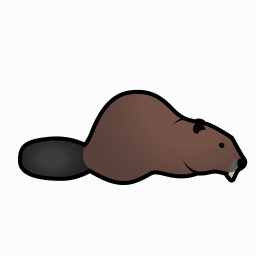
#> input picture .staging/animal-lora/AEXP_AmericanBeaver/AmericanBeaver_east.png, 256 x 256 px; its folder holds only this picture in this run
$ python build_quad.py
#> lines starting #> are read from the running program, lines starting #| are printed output that depends on the picture
### bin/lib/prep_train.py
#!/usr/bin/env python3
"""Bake the culled/tagged animal-lora set into a kohya-ready training dir.

Output is a FLAT kohya `N_classname` folder (DST/1_animal/) so any kohya version reads it without
recursion or a .toml. Files are species-namespaced to avoid collisions (both AEXP_Hyena/ and loose
Hyena/ hold a 'Hyena_east.png').

Two quality fixes over the first version (docs/work/2026-07-25-sprite-gen-quality/ P2):

  UPSCALE (--upscale esrgan, default).  The old prep resized with LANCZOS, which at these scale
  factors erases the outline: a 64px source at 768 measured mean outline gradient 21.7 with
  literally ZERO strong-edge pixels. Since this art is flat regions bounded by hard outlines —
  vector graphics rendered as bitmaps — the missing pixels are RECONSTRUCTIBLE from that prior
  rather than invented. Measured on the box's ESRGAN: 109.8 (64px Cat) and 120.7 (128px Bear),
  4-5x LANCZOS, and unlike NEAREST (107.4) it does not staircase the curves.

  It used to fall back to LANCZOS automatically when ComfyUI was unreachable, "so the prep never
  hard-fails on a box outage". That is the wrong trade for a TRAINING SET: the upscaler is a
  property of the corpus, so a silent fallback means the same command produces a materially
  different dataset depending on whether a container happened to be up, and nothing downstream can
  tell. Worse, the PER-IMAGE fallback could mix both within one set. It now FAILS LOUD
  (exit 2) and LANCZOS is opt-in via `--upscale lanczos` (whole set) or `--allow-degraded`
  (tolerate per-image misses). See work/2026-08-02-lora-beat-e07 I2.

  SCALE NORMALISATION (--fill).  Source subjects fill wildly different fractions of their frame
  (a bear nearly fills it, a cat occupies a corner), so the LoRA learned that scale is arbitrary
  and generated scale drifts. Each sprite is now cropped to its alpha bbox and rescaled so its
  LONGER side is a fixed fraction of the frame, then centred. Aspect is preserved — see the note
  in normalise() on why equalising bbox AREA is impossible without distorting animals.

  python3 bin/lib/prep_train.py                      # esrgan + normalise (default)
  python3 bin/lib/prep_train.py --upscale lanczos    # the old behaviour, for A/B
"""
import argparse, hashlib, io, json, os, glob, shutil, time, uuid
import urllib.request, urllib.parse
from PIL import Image

HERE = os.path.dirname(os.path.abspath(__file__))
REPO = os.environ.get("RD_REPO_ROOT") or os.path.abspath(os.path.join(HERE, "..", ".."))
SRC = os.path.join(REPO, ".staging", "animal-lora")
DST = os.path.join(REPO, ".staging", "animal-lora-train")
SIZE = 768
COMFY = os.environ.get("COMFYUI_URL", "http://172.16.10.10:8188").rstrip("/")
ESRGAN_MODEL = "hunyuan/4x_foolhardy_Remacri(1).pth"
ALPHA_MIN = 16               # corpus "transparent" pixels sit at alpha ~3, not 0

# ---------------------------------------------------------------- esrgan via the ComfyUI box
def _upload(pil, name):
    buf = io.BytesIO(); pil.convert("RGB").save(buf, "PNG"); b = "----rd"; body = io.BytesIO()
    def w(s): body.write(s.encode() if isinstance(s, str) else s)
    w(f'--{b}\r\nContent-Disposition: form-data; name="image"; filename="{name}"\r\nContent-Type: image/png\r\n\r\n'); w(buf.getvalue())
    w(f'\r\n--{b}\r\nContent-Disposition: form-data; name="overwrite"\r\n\r\ntrue\r\n--{b}--\r\n')
    r = urllib.request.Request(COMFY + "/upload/image", data=body.getvalue(),
        headers={"Content-Type": f"multipart/form-data; boundary={b}"})
    return json.load(urllib.request.urlopen(r, timeout=60))["name"]

def esrgan(pil, timeout=180):
    """One 4x pass through the box's upscale model. RGB in, RGB out."""
    name = _upload(pil, f"prep_{uuid.uuid4().hex[:8]}.png")
    g = {"1": {"class_type": "LoadImage", "inputs": {"image": name}},
         "2": {"class_type": "UpscaleModelLoader", "inputs": {"model_name": ESRGAN_MODEL}},
         "3": {"class_type": "ImageUpscaleWithModel", "inputs": {"upscale_model": ["2", 0], "image": ["1", 0]}},
         "9": {"class_type": "SaveImage", "inputs": {"filename_prefix": "prep", "images": ["3", 0]}}}
    req = urllib.request.Request(COMFY + "/prompt",
        data=json.dumps({"prompt": g, "client_id": uuid.uuid4().hex}).encode(),
        headers={"Content-Type": "application/json"})
    pid = json.load(urllib.request.urlopen(req, timeout=30))["prompt_id"]
    t0 = time.time()
    while time.time() - t0 < timeout:
        h = json.load(urllib.request.urlopen(f"{COMFY}/history/{pid}", timeout=20))
        if pid in h:
            im = h[pid]["outputs"]["9"]["images"][0]
            q = urllib.parse.urlencode({"filename": im["filename"], "subfolder": im.get("subfolder", ""), "type": im["type"]})
            return Image.open(io.BytesIO(urllib.request.urlopen(f"{COMFY}/view?{q}", timeout=60).read())).convert("RGB")
        time.sleep(1.0)
    raise RuntimeError("esrgan timeout")

# ---------------------------------------------------------------- prep
def jittered_fill(fill, jitter, key):
    """Per-image fill fraction, deterministic in `key` (the source path).

    Pinning fill to one value gave all 459 training images an identical ~7.5% white margin, and the
    model LEARNED that constant — run-4 drew the margin as a rectangle and composed a portrait inside
    it (issues I3). Jitter keeps scale BOUNDED (the P2 benefit: drift was sd 0.148 before
    normalisation) while removing the constant there is to learn.

    Deterministic rather than random so a rebuild is reproducible — an irreproducible dataset makes
    every A/B afterwards unfalsifiable."""
    if jitter <= 0: return fill
    h = int(hashlib.sha256(key.encode()).hexdigest()[:8], 16) / 0xFFFFFFFF   # [0,1)
    return fill + (h * 2.0 - 1.0) * jitter

# [35 lines left out: functions _subject_frac, _assert_subject_preserved, not called in this run]


def normalise(im, size, fill, mode, use_esrgan, allow_degraded=False):
    """Crop to the subject, upscale it, and centre it at a consistent scale on a white plate.

    Scale is normalised on the LONGER SIDE, not bbox area. Equalising area would force every animal
    to the same width x height product, which for a long low wolf (aspect ~2.1) versus a tall front
    view (aspect ~0.4) can only be achieved by DISTORTING one of them — the plan's original
    "bbox area / frame area = 0.80" criterion is unsatisfiable while preserving aspect (issues I10).
    Longer-side normalisation gives every sprite the same on-screen presence with aspect intact."""
#> called with size = 768, fill = 0.885, mode = 'esrgan', use_esrgan = True, allow_degraded = False
    # NATURAL SCALE (`--fill 0`) — reproduce v1's condition, which is the ONE dataset property the
    # shipping model had and every loser lacked. v1 was unnormalised: the subject occupied whatever
    # fraction of its frame the source gave it (measured mean 0.755, sd 0.1478). Normalisation
    # crushed that to sd 0.0032 and run-5's jitter only reached 0.027 — 5.4x short of the shipping
    # condition, so "scale variance doesn't matter" was never tested where it mattered (I1).
    # This keeps the source framing verbatim while still gaining the ESRGAN outline, which is the
    # combination no run has had.
    if fill <= 0:
        a = im.convert("RGBA")
        plate = Image.new("RGBA", a.size, (255, 255, 255, 255)); plate.alpha_composite(a)
        rgb = plate.convert("RGB")
        if use_esrgan and size > max(rgb.size):
            try:
                while max(rgb.size) < size:
                    rgb = esrgan(rgb)
            except Exception as e:
                if not allow_degraded:
                    raise SystemExit(f"prep: ESRGAN failed on this image ({e}). "
                                     f"Refusing to mix upscalers; see --allow-degraded / --upscale lanczos.")
                print(f"    esrgan failed ({e}); LANCZOS for this one [--allow-degraded]", flush=True)
        out = rgb.resize((size, size), Image.LANCZOS)
        # The upscale fails INTERMITTENTLY on the same input (I2), so a collapse is worth retrying
        # before aborting a 701-image build. Bounded, and it still aborts if the retries do not take.
        for attempt in range(3):
            try:
                _assert_subject_preserved(im, out, allow_degraded); break
            except SystemExit:
                if attempt == 2: raise
                print(f"    subject collapsed; retrying upscale ({attempt+1}/2)", flush=True)
                r = plate.convert("RGB")
                while max(r.size) < size: r = esrgan(r)
                out = r.resize((size, size), Image.LANCZOS)
        return out

    a = im.convert("RGBA")
#> a is the input picture: PIL image 256x256 RGBA; mean R, G, B, A 15.4, 11.6, 10.4, 53.7
    # THRESHOLD the alpha before taking the bbox. Two traps here, both measured:
    #   * Image.getbbox() on RGBA calls a pixel non-zero if ANY channel is, so a colour-in-the-
    #     transparent-margin sprite reports the whole frame.
    #   * the corpus's "transparent" background is not alpha 0 but alpha ~3, so even the alpha
    #     channel's own getbbox() still returns the whole frame.
    # Either one silently defeats scale normalisation (measured: longer-side fraction 0.70 +/- 0.08
    # where a flat 0.85 was intended). ALPHA_MIN is the cut between background haze and real pixels.
    bb = a.getchannel("A").point(lambda v: 255 if v > ALPHA_MIN else 0).getbbox()
#> bb = (18, 89, 248, 185)
    if bb: a = a.crop(bb)
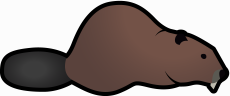
#> a: PIL image 230x96 RGBA; mean R, G, B, A 45.8, 34.3, 30.9, 153.4; transparent parts drawn white
    w, h = a.size
#> w = 230; h = 96
    target = max(1, int(round(size * fill)))          # longer side lands here
    sc = target / float(max(w, h))
#> sc = 2.96
    nw, nh = max(1, int(round(w * sc))), max(1, int(round(h * sc)))
#> nw = 680; nh = 284

    plate = Image.new("RGBA", a.size, (255, 255, 255, 255)); plate.alpha_composite(a)
#> after `plate = Image.new('RGBA', a.size, (255, 255, 255, 255))`: plate: PIL image 230x96 RGBA; every value is 255
    rgb = plate.convert("RGB")
    if use_esrgan and sc > 1.0:                       # only upscale when actually enlarging
        try:
            while rgb.size[0] < nw and rgb.size[1] < nh:
                rgb = esrgan(rgb)
        except Exception as e:
            # A per-image miss is the NASTIER half of the old silent fallback: it yields a set that
            # is part ESRGAN and part LANCZOS, with nothing on disk recording which. Fail fast so
            # the corpus is never half-and-half; `--allow-degraded` opts back into the old mixing.
            if not allow_degraded:
                raise SystemExit(
                    f"prep: ESRGAN failed on this image ({e}).\n"
                    f"       Refusing to mix ESRGAN and LANCZOS in one training set — the upscaler is a\n"
                    f"       property of the corpus, and a mixed set is unrecoverable after the fact.\n"
                    f"       Fix the box, or pass --upscale lanczos (whole set) / --allow-degraded (tolerate)."
                )
            print(f"    esrgan failed ({e}); LANCZOS for this one [--allow-degraded]", flush=True)
    rgb = rgb.resize((nw, nh), Image.LANCZOS)         # final exact fit (down-sample from ESRGAN)

    out = Image.new("RGB", (size, size), (255, 255, 255))
    out.paste(rgb, ((size - nw) // 2, (size - nh) // 2))
    return out

# [64 lines left out: function main, not called in this run]

# [2 lines that do not run on import are left out]

### bin/lib/build_quad.py
#!/usr/bin/env python3
"""Build the QUADRUPED specialist dataset from the culled animal-lora set.

Image prep is DELEGATED to prep_train.normalise() so the quadruped set gets the same ESRGAN
upscale + longer-side scale normalisation as any other set — this file previously did its own
LANCZOS resize with no normalisation, which is exactly the defect
docs/work/2026-07-25-sprite-gen-quality/ P2 exists to fix (issues I12).

Roster: mammalian quadrupeds only. Drops birds/snakes/arthropods/humanoids/mimics,
reptiles (sprawling posture), griffon (winged), pinnipeds (flipper blobs). Keeps
mammalian fantasy quadrupeds (warg, direwolf, thrumbo, megasloth, tox-*).

Layout uses kohya <repeats>_<class> folders to over-weight the weak views:
    1_quadruped_east/   (side profile  - already strong)
    2_quadruped_south/  (front view    - WEAK, 2x)
    2_quadruped_north/  (back view     - 2x)

Caption (token order stable vs run-2 so warm-start weights transfer):
    rd_style, rd_animal, rd_quadruped, rd_<dir>, <facing cues>, [family], <subject>,
    single creature, full body, white background
"""
import argparse, os, re, glob, shutil, collections, sys
from PIL import Image
sys.path.insert(0, os.path.dirname(os.path.abspath(__file__)))
import prep_train

SRC = os.path.join(prep_train.REPO, ".staging", "animal-lora")
DST = os.path.join(prep_train.REPO, ".staging", "quad-lora-train")
SIZE = int(os.environ.get('RD_PREP_SIZE', 768))   # train-res; 1024 for SDXL-native runs

# ---- everything NOT a mammalian quadruped ----
BIPED = {"AEXP_WildGoose","Cassowary","Chicken","Crane","Duck","Emu","Goose","Megachicken",
 "Ostrich","Peacock","Penguin","Pheasant","Quail","Swan","Turkey","VAE_Moa","VAE_Rockhopper",
 "AEXP_Kangaroo"}
LEGLESS = {"AEXP_Anaconda","AEXP_Rattlesnake","Cobra","CaveCobra","ForestCobra",
 "CaveGiantConstrictor","ForestGiantConstrictor","LindwurmCave","LindwurmForest"}
MULTIPED = {"AEXP_Megascorpion","Megascarab","Megaspider","Megatardi","Spelopede",
 "Deathstinger","Redback","Webknecht","Toxscorpion"}
HUMANOID = {"AncientTroll","AncientUndead","Ghoul1","Ghoul2","Ghoul3","UnholdPlain",
 "UnholdSnow","UnholdSwamp","GolemGold","GolemIron","GolemPlasteel","GolemSilver",
 "GolemSteel","SchratDark","SchratPlain","SaplingDark","SaplingPlain"}
OTHER = {"Mimic","RoyalMimic","AEXP_Boombat","Griffon"}          # no body plan / winged
REPTILE = {"AEXP_Crocodile","AEXP_DesertTortoise","AEXP_GilaMonster","Alligator",
 "Hydra","Iguana","Pestigator","Tortoise","Toxiguana"}            # sprawling posture
PINNIPED = {"Seal","Walrus"}                                      # flippers, not legs
EXCLUDE = BIPED | LEGLESS | MULTIPED | HUMANOID | OTHER | REPTILE | PINNIPED

FAMILIES = {
 "feline": {"AEXP_CatAbyssinian","AEXP_CatBengal","AEXP_CatBritishShorthair","AEXP_CatMaineCoon",
   "AEXP_CatMunchkin","AEXP_CatNorwegian","AEXP_CatPersian","AEXP_CatSiamese","AEXP_CatSomali",
   "AEXP_CatSphynx","Cat","AEXP_Cheetah","Cougar","AEXP_Jaguar","AEXP_Lion","Lynx","Tiger",
   "RoyalTiger","Toxlion"},
 "canine": {"AEXP_Beagle","AEXP_Chihuahua","AEXP_Corgi","AEXP_FrenchBulldog","AEXP_GermanShepherd",
   "AEXP_GreatDane","AEXP_Poodle","AEXP_Pug","AEXP_Rottweiler","AEXP_ShihTzu","AEXP_WelshTerrier",
   "Husky","Labrador","YorkshireTerrier","VAE_WildDog","Wolf_Timber","Wolf_Arctic","Direwolf",
   "WhiteDirewolf","Warg","AEXP_Coyote","AEXP_ArcticCoyote","Fox_Red","Fox_Arctic","Fox_Fennec",
   "Toxafox","AEXP_Hyena","Hyena"},
 "cattle": {"Cow","Bison","Yak","Muskox","Muffalo","Wasteffalo","AngusFemale","AngusMale",
   "RavelderFemale","RavelderMale"},
 "pig": {"Pig","WildBoar","NorthernBoarFemale","NorthernBoarMale","DireBoar","Wasteboar",
   "GloucestershireFemale","GloucestershireMale","HampshireFemale","HampshireMale"},
 "deer": {"Deer","Elk","Moose","Caribou","Daer","Toxdeer"},
 "equine": {"Horse","Donkey","AEXP_Zebra","VAE_Quagga"},
 "camel": {"AEXP_Camel","Dromedary","Alpaca","Alp1","Alp2","Alp3"},
 "pachyderm": {"Elephant","AEXP_IndianElephant","Rhino","VAE_BlackRhino","Hippo","AEXP_Tapir"},
 "bear": {"Bear","AEXP_BlackBear","Toxbear","VAE_Panda"},
 "rodent": {"AEXP_AmericanBeaver","Beaver","Rat","Boomrat","Squirrel","Chinchilla","GuineaPig",
   "Capybara","Porcupine"},
 "primate": {"Gorilla","Orangutan","Monkey","AEXP_Mandrill","AEXP_Lemur","VAE_Bonobo"},
}
FAM_OF = {f: fam for fam, fs in FAMILIES.items() for f in fs}

DIR = {"east":  ("rd_east",  "side profile, side view, facing right",      "1_quadruped_east"),
       "north": ("rd_north", "back view, facing away, seen from behind",   "2_quadruped_north"),
       "south": ("rd_south", "front view, facing the viewer, facing forward", "2_quadruped_south")}
DIRRE = re.compile(r"_(east|north|south)$", re.I)

def subject(stem):
    s = DIRRE.sub("", stem)
    s = re.sub(r"^(AEXP|VAE)_", "", s).replace("_", " ")
    s = re.sub(r"(?<=[a-z])(?=[A-Z])", " ", s)
    s = re.sub(r"(?<=[A-Za-z])(?=[0-9])", " ", s)
    return re.sub(r"\s+", " ", s).strip().lower()

_ap = argparse.ArgumentParser(prog="build_quad")
_ap.add_argument("--upscale", choices=["esrgan", "lanczos"], default="esrgan")
_ap.add_argument("--fill", type=float, default=0.85)
_ap.add_argument("--jitter", type=float, default=0.05)
_ap.add_argument("--dst", default=None)
_A = _ap.parse_args()
if _A.dst: DST = _A.dst if os.path.isabs(_A.dst) else os.path.join(prep_train.REPO, _A.dst)
FILL = _A.fill
JITTER = _A.jitter
USE_ESRGAN = _A.upscale == "esrgan"
if USE_ESRGAN:
    import urllib.request
    try: urllib.request.urlopen(prep_train.COMFY + "/system_stats", timeout=8)
    except Exception as e:
        print(f"build_quad: ComfyUI unreachable ({e}); LANCZOS"); USE_ESRGAN = False
print(f"build_quad: upscale={'esrgan' if USE_ESRGAN else 'lanczos'} fill={FILL}+/-{JITTER} -> {DST}")
if os.path.isdir(DST): shutil.rmtree(DST)
kept, dropped = set(), set()
counts = collections.Counter(); famcount = collections.Counter()
for png in sorted(glob.glob(os.path.join(SRC, "*", "*.png"))):
    folder = os.path.basename(os.path.dirname(png))
    stem = os.path.basename(png)[:-4]
    m = DIRRE.search(stem)
    if not m: continue
    if folder in EXCLUDE:
        dropped.add(folder); continue
    kept.add(folder)
    rd_dir, phrase, sub = DIR[m.group(1).lower()]
    out_dir = os.path.join(DST, sub); os.makedirs(out_dir, exist_ok=True)
    name = f"{folder}__{stem}"
    # jittered per source file — a pinned fill taught run-4 to draw the margin (I3 of
    # docs/work/2026-07-26-sprite-eval-trust/)
    _f = prep_train.jittered_fill(FILL, JITTER, os.path.basename(png))
    prep_train.normalise(Image.open(png), SIZE, _f, "esrgan", USE_ESRGAN).save(
        os.path.join(out_dir, name + ".png"))
#> (the call stopped at in _upload, `return json.load(urllib.request.urlopen(r, timeout=60))["name"]`: the network is not available in this run)
    fam = FAM_OF.get(folder)
    toks = ["rd_style","rd_animal","rd_quadruped", rd_dir, phrase]
    if fam: toks.append(fam); famcount[fam]+=1
    toks += [subject(stem), "single creature, full body", "white background"]
    with open(os.path.join(out_dir, name+".txt"), "w") as f:
        f.write(", ".join(toks) + "\n")
    counts[sub]+=1

print(f"kept {len(kept)} quadruped folders | dropped {len(dropped)}")
print("images per subset folder:")
for k in sorted(counts): print(f"  {k:<22} {counts[k]}")
eff = counts.get("1_quadruped_east",0) + 2*counts.get("2_quadruped_south",0) + 2*counts.get("2_quadruped_north",0)
print(f"effective images/epoch (with repeats): {eff}")
print("families:", dict(famcount))
nofam = sorted(f for f in kept if f not in FAM_OF)
print(f"\nkept w/o family word ({len(nofam)}): {', '.join(nofam)}")
